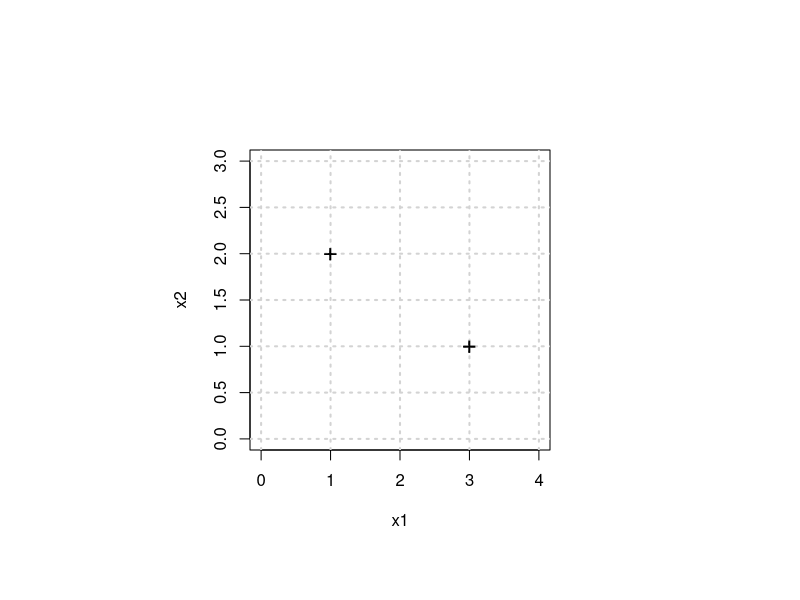

Generate this figure with R:

par(mfrow = c(1, 1))

mpoints = list(c(1, 2),c(3, 1))
x1 = sapply(mpoints,function(x) x[1])
x2 = sapply(mpoints,function(x) x[2])
y = c(1, 1)

par(mar = c(4,4,1,1), pin = c(3,3))
plot(x1, x2, pch = ifelse(y == -1, "-", "+"), cex = 1.5,
     xlim = c(0,4), ylim = c(0,3),
     ylab = "x2", xlab = "x1")
# abline(coef = c(2, -1), lty = 1)
grid(lwd = 2)
points(x1, x2, pch = ifelse(y == -1, "-", "+"), cex = 1.5)
